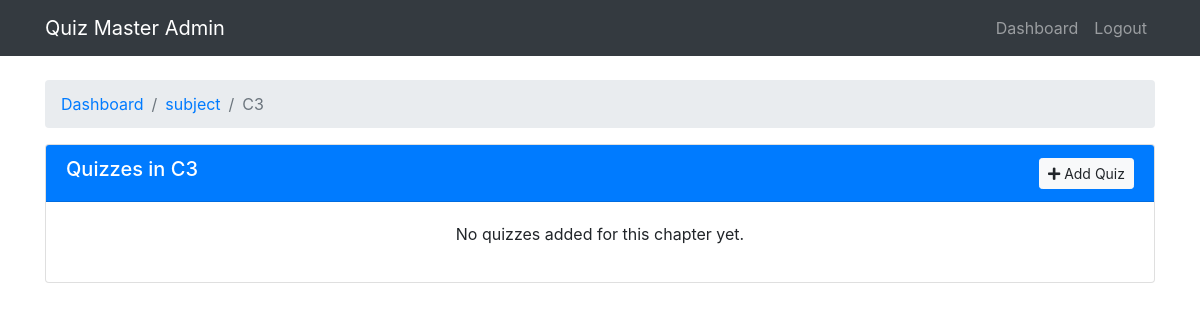
Before: /admin/chapter/3/quizzes (signed in) with the older database file.
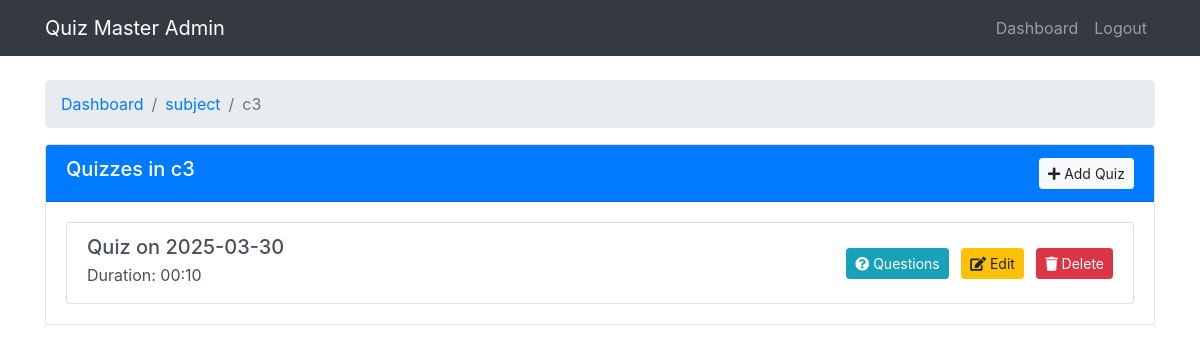
After: the same page with the newer database file.
### models/db_setup.py (models this page shows)
class Chapter(db.Model):
    id = db.Column(db.Integer, primary_key=True)
    name = db.Column(db.String(100), nullable=False)
    description = db.Column(db.Text)
    subject_id = db.Column(db.Integer, db.ForeignKey('subject.id'), nullable=False)
    quizzes = db.relationship('Quiz', backref='chapter', lazy=True, cascade="all, delete-orphan")

class Quiz(db.Model):
    id = db.Column(db.Integer, primary_key=True)
    chapter_id = db.Column(db.Integer, db.ForeignKey('chapter.id'), nullable=False)
    date_of_quiz = db.Column(db.Date, nullable=False)
    time_duration = db.Column(db.String(5), nullable=False)  # Format: HH:MM
    remarks = db.Column(db.Text)
    questions = db.relationship('Question', backref='quiz', lazy=True, cascade="all, delete-orphan")
    scores = db.relationship('Score', backref='quiz', lazy=True, cascade="all, delete-orphan")

### controllers/admin.py (the view)
def view_quizzes(chapter_id):
    if not session.get('is_admin'):
        return redirect(url_for('login'))
    chapter = Chapter.query.get_or_404(chapter_id)
    return render_template('admin/quizzes.html', chapter=chapter)

### templates/admin/quizzes.html (shortened to what this page needs)
<!DOCTYPE html>
<html lang="en">
<head>
    <link rel="stylesheet" href="https://stackpath.bootstrapcdn.com/bootstrap/4.5.2/css/bootstrap.min.css">
    <link rel="stylesheet" href="https://cdnjs.cloudflare.com/ajax/libs/font-awesome/5.15.1/css/all.min.css">
</head>
<body>
    <nav class="navbar navbar-expand-lg navbar-dark bg-dark">
        <div class="container">
            <a class="navbar-brand" href="#">Quiz Master Admin</a>
            <div class="collapse navbar-collapse" id="navbarNav">
                <ul class="navbar-nav ml-auto">
                    <li class="nav-item">
                        <a class="nav-link" href="{{ url_for('admin_dashboard') }}">Dashboard</a>
                    </li>
                    <li class="nav-item">
                        <a class="nav-link" href="{{ url_for('logout') }}">Logout</a>
                    </li>
                </ul>
            </div>
        </div>
    </nav>
    <div class="container mt-4">
        <nav aria-label="breadcrumb">
            <ol class="breadcrumb">
                <li class="breadcrumb-item"><a href="{{ url_for('admin_dashboard') }}">Dashboard</a></li>
                <li class="breadcrumb-item"><a href="{{ url_for('view_chapters', subject_id=chapter.subject.id) }}">{{ chapter.subject.name }}</a></li>
                <li class="breadcrumb-item active">{{ chapter.name }}</li>
            </ol>
        </nav>
        <div class="card">
            <div class="card-header bg-primary text-white d-flex justify-content-between align-items-center">
                <h5>Quizzes in {{ chapter.name }}</h5>
                <a href="{{ url_for('add_quiz', chapter_id=chapter.id) }}" class="btn btn-sm btn-light">
                    <i class="fas fa-plus"></i> Add Quiz
                </a>
            </div>
            <div class="card-body">
                {% if chapter.quizzes %}
                    <div class="list-group">
                        {% for quiz in chapter.quizzes %}
                            <div class="list-group-item list-group-item-action d-flex justify-content-between align-items-center">
                                <div>
                                    <h5 class="mb-1">Quiz on {{ quiz.date_of_quiz.strftime('%Y-%m-%d') }}</h5>
                                    <p class="mb-1">Duration: {{ quiz.time_duration }}</p>
                                </div>
                                <div>
                                    <a href="{{ url_for('view_questions', quiz_id=quiz.id) }}" class="btn btn-info btn-sm mr-2">
                                        <i class="fas fa-question-circle"></i> Questions
                                    </a>
                                    <a href="#" class="btn btn-warning btn-sm mr-2">
                                        <i class="fas fa-edit"></i> Edit
                                    </a>
                                    <a href="#" class="btn btn-danger btn-sm"
                                       onclick="return confirm('Are you sure you want to delete this quiz?')">
                                        <i class="fas fa-trash"></i> Delete
                                    </a>
                                </div>
                            </div>
                        {% endfor %}
                    </div>
                {% else %}
                    <p class="text-center">No quizzes added for this chapter yet.</p>
                {% endif %}
            </div>
        </div>
    </div>
</body>
</html>

Changed rows visible on the page:
changed Chapter: name "C3" → "c3"
added Quiz: date_of_quiz "2025-03-30", time_duration "00:10"
Other visible differences:
text no longer shown: "No quizzes added for this chapter yet."
